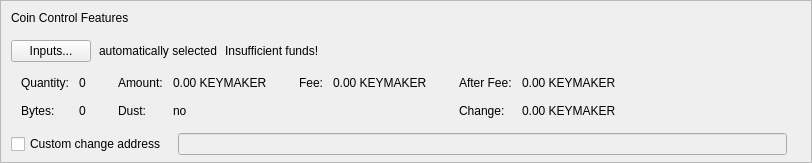
    <widget class="QFrame" name="frameCoinControl">
     <property name="sizePolicy">
      <sizepolicy hsizetype="Expanding" vsizetype="Expanding">
       <horstretch>0</horstretch>
       <verstretch>0</verstretch>
      </sizepolicy>
     </property>
     <property name="maximumSize">
      <size>
       <width>16777215</width>
       <height>16777215</height>
      </size>
     </property>
     <property name="frameShape">
      <enum>QFrame::StyledPanel</enum>
     </property>
     <property name="frameShadow">
      <enum>QFrame::Sunken</enum>
     </property>
     <layout class="QVBoxLayout" name="verticalLayoutCoinControl2">
      <property name="spacing">
       <number>0</number>
      </property>
      <property name="leftMargin">
       <number>0</number>
      </property>
      <property name="topMargin">
       <number>0</number>
      </property>
      <property name="rightMargin">
       <number>0</number>
      </property>
      <property name="bottomMargin">
       <number>6</number>
      </property>
      <item>
       <layout class="QVBoxLayout" name="verticalLayoutCoinControl" stretch="0,0,0,0,0">
        <property name="spacing">
         <number>0</number>
        </property>
        <property name="leftMargin">
         <number>10</number>
        </property>
        <property name="topMargin">
         <number>10</number>
        </property>
        <item>
         <layout class="QHBoxLayout" name="horizontalLayoutCoinControl1">
          <property name="bottomMargin">
           <number>15</number>
          </property>
          <item>
           <widget class="QLabel" name="labelCoinControlFeatures">
            <property name="sizePolicy">
             <sizepolicy hsizetype="Preferred" vsizetype="Maximum">
              <horstretch>0</horstretch>
              <verstretch>0</verstretch>
             </sizepolicy>
            </property>
            <property name="text">
             <string>Coin Control Features</string>
            </property>
           </widget>
          </item>
         </layout>
        </item>
        <item>
         <layout class="QHBoxLayout" name="horizontalLayoutCoinControl2" stretch="0,0,0,0">
          <property name="spacing">
           <number>8</number>
          </property>
          <property name="bottomMargin">
           <number>10</number>
          </property>
          <item>
           <widget class="QPushButton" name="pushButtonCoinControl">
            <property name="styleSheet">
             <string notr="true"/>
            </property>
            <property name="text">
             <string>Inputs...</string>
            </property>
            <property name="autoDefault">
             <bool>false</bool>
            </property>
           </widget>
          </item>
          <item>
           <widget class="QLabel" name="labelCoinControlAutomaticallySelected">
            <property name="text">
             <string>automatically selected</string>
            </property>
            <property name="margin">
             <number>5</number>
            </property>
           </widget>
          </item>
          <item>
           <widget class="QLabel" name="labelCoinControlInsuffFunds">
            <property name="text">
             <string>Insufficient funds!</string>
            </property>
            <property name="margin">
             <number>5</number>
            </property>
           </widget>
          </item>
          <item>
           <spacer name="horizontalSpacerCoinControl">
            <property name="orientation">
             <enum>Qt::Horizontal</enum>
            </property>
            <property name="sizeHint" stdset="0">
             <size>
              <width>40</width>
              <height>1</height>
             </size>
            </property>
           </spacer>
          </item>
         </layout>
        </item>
        <item>
         <widget class="QWidget" name="widgetCoinControl" native="true">
          <property name="sizePolicy">
           <sizepolicy hsizetype="Preferred" vsizetype="Preferred">
            <horstretch>0</horstretch>
            <verstretch>0</verstretch>
           </sizepolicy>
          </property>
          <property name="minimumSize">
           <size>
            <width>0</width>
            <height>0</height>
           </size>
          </property>
          <property name="styleSheet">
           <string notr="true"/>
          </property>
          <layout class="QHBoxLayout" name="horizontalLayoutCoinControl5">
           <property name="leftMargin">
            <number>0</number>
           </property>
           <property name="topMargin">
            <number>0</number>
           </property>
           <property name="rightMargin">
            <number>0</number>
           </property>
           <property name="bottomMargin">
            <number>0</number>
           </property>
           <item>
            <layout class="QHBoxLayout" name="horizontalLayoutCoinControl3" stretch="0,0,0,1">
             <property name="spacing">
              <number>20</number>
             </property>
             <property name="topMargin">
              <number>0</number>
             </property>
             <property name="bottomMargin">
              <number>10</number>
             </property>
             <item>
              <layout class="QFormLayout" name="formLayoutCoinControl1">
               <property name="horizontalSpacing">
                <number>10</number>
               </property>
               <property name="verticalSpacing">
                <number>14</number>
               </property>
               <property name="leftMargin">
                <number>10</number>
               </property>
               <property name="topMargin">
                <number>4</number>
               </property>
               <property name="rightMargin">
                <number>6</number>
               </property>
               <item row="0" column="0">
                <widget class="QLabel" name="labelCoinControlQuantityText">
                 <property name="text">
                  <string>Quantity:</string>
                 </property>
                 <property name="margin">
                  <number>0</number>
                 </property>
                </widget>
               </item>
               <item row="0" column="1">
                <widget class="QLabel" name="labelCoinControlQuantity">
                 <property name="cursor">
                  <cursorShape>IBeamCursor</cursorShape>
                 </property>
                 <property name="contextMenuPolicy">
                  <enum>Qt::ActionsContextMenu</enum>
                 </property>
                 <property name="text">
                  <string notr="true">0</string>
                 </property>
                 <property name="margin">
                  <number>0</number>
                 </property>
                 <property name="textInteractionFlags">
                  <set>Qt::LinksAccessibleByMouse|Qt::TextSelectableByKeyboard|Qt::TextSelectableByMouse</set>
                 </property>
                </widget>
               </item>
               <item row="1" column="0">
                <widget class="QLabel" name="labelCoinControlBytesText">
                 <property name="text">
                  <string>Bytes:</string>
                 </property>
                </widget>
               </item>
               <item row="1" column="1">
                <widget class="QLabel" name="labelCoinControlBytes">
                 <property name="cursor">
                  <cursorShape>IBeamCursor</cursorShape>
                 </property>
                 <property name="contextMenuPolicy">
                  <enum>Qt::ActionsContextMenu</enum>
                 </property>
                 <property name="text">
                  <string notr="true">0</string>
                 </property>
                 <property name="textInteractionFlags">
                  <set>Qt::LinksAccessibleByMouse|Qt::TextSelectableByKeyboard|Qt::TextSelectableByMouse</set>
                 </property>
                </widget>
               </item>
              </layout>
             </item>
             <item>
              <layout class="QFormLayout" name="formLayoutCoinControl2">
               <property name="horizontalSpacing">
                <number>10</number>
               </property>
               <property name="verticalSpacing">
                <number>14</number>
               </property>
               <property name="leftMargin">
                <number>6</number>
               </property>
               <property name="topMargin">
                <number>4</number>
               </property>
               <property name="rightMargin">
                <number>6</number>
               </property>
               <item row="0" column="0">
                <widget class="QLabel" name="labelCoinControlAmountText">
                 <property name="text">
                  <string>Amount:</string>
                 </property>
                 <property name="margin">
                  <number>0</number>
                 </property>
                </widget>
               </item>
               <item row="0" column="1">
                <widget class="QLabel" name="labelCoinControlAmount">
                 <property name="cursor">
                  <cursorShape>IBeamCursor</cursorShape>
                 </property>
                 <property name="contextMenuPolicy">
                  <enum>Qt::ActionsContextMenu</enum>
                 </property>
                 <property name="text">
                  <string notr="true">0.00 KEYMAKER</string>
                 </property>
                 <property name="textInteractionFlags">
                  <set>Qt::LinksAccessibleByMouse|Qt::TextSelectableByKeyboard|Qt::TextSelectableByMouse</set>
                 </property>
                </widget>
               </item>
               <item row="1" column="0">
                <widget class="QLabel" name="labelCoinControlLowOutputText">
                 <property name="text">
                  <string>Dust:</string>
                 </property>
                </widget>
               </item>
               <item row="1" column="1">
                <widget class="QLabel" name="labelCoinControlLowOutput">
                 <property name="cursor">
                  <cursorShape>IBeamCursor</cursorShape>
                 </property>
                 <property name="contextMenuPolicy">
                  <enum>Qt::ActionsContextMenu</enum>
                 </property>
                 <property name="text">
                  <string notr="true">no</string>
                 </property>
                 <property name="textInteractionFlags">
                  <set>Qt::LinksAccessibleByMouse|Qt::TextSelectableByKeyboard|Qt::TextSelectableByMouse</set>
                 </property>
                </widget>
               </item>
              </layout>
             </item>
             <item>
              <layout class="QFormLayout" name="formLayoutCoinControl3">
               <property name="horizontalSpacing">
                <number>10</number>
               </property>
               <property name="verticalSpacing">
                <number>14</number>
               </property>
               <property name="leftMargin">
                <number>6</number>
               </property>
               <property name="topMargin">
                <number>4</number>
               </property>
               <property name="rightMargin">
                <number>6</number>
               </property>
               <item row="0" column="0">
                <widget class="QLabel" name="labelCoinControlFeeText">
                 <property name="text">
                  <string>Fee:</string>
                 </property>
                 <property name="margin">
                  <number>0</number>
                 </property>
                </widget>
               </item>
               <item row="0" column="1">
                <widget class="QLabel" name="labelCoinControlFee">
                 <property name="cursor">
                  <cursorShape>IBeamCursor</cursorShape>
                 </property>
                 <property name="contextMenuPolicy">
                  <enum>Qt::ActionsContextMenu</enum>
                 </property>
                 <property name="text">
                  <string notr="true">0.00 KEYMAKER</string>
                 </property>
                 <property name="textInteractionFlags">
                  <set>Qt::LinksAccessibleByMouse|Qt::TextSelectableByKeyboard|Qt::TextSelectableByMouse</set>
                 </property>
                </widget>
               </item>
              </layout>
             </item>
             <item>
              <layout class="QFormLayout" name="formLayoutCoinControl4">
               <property name="horizontalSpacing">
                <number>10</number>
               </property>
               <property name="verticalSpacing">
                <number>14</number>
               </property>
               <property name="leftMargin">
                <number>6</number>
               </property>
               <property name="topMargin">
                <number>4</number>
               </property>
               <property name="rightMargin">
                <number>6</number>
               </property>
               <item row="0" column="0">
                <widget class="QLabel" name="labelCoinControlAfterFeeText">
                 <property name="text">
                  <string>After Fee:</string>
                 </property>
                 <property name="margin">
                  <number>0</number>
                 </property>
                </widget>
               </item>
               <item row="0" column="1">
                <widget class="QLabel" name="labelCoinControlAfterFee">
                 <property name="cursor">
                  <cursorShape>IBeamCursor</cursorShape>
                 </property>
                 <property name="contextMenuPolicy">
                  <enum>Qt::ActionsContextMenu</enum>
                 </property>
                 <property name="text">
                  <string notr="true">0.00 KEYMAKER</string>
                 </property>
                 <property name="textInteractionFlags">
                  <set>Qt::LinksAccessibleByMouse|Qt::TextSelectableByKeyboard|Qt::TextSelectableByMouse</set>
                 </property>
                </widget>
               </item>
               <item row="1" column="0">
                <widget class="QLabel" name="labelCoinControlChangeText">
                 <property name="text">
                  <string>Change:</string>
                 </property>
                </widget>
               </item>
               <item row="1" column="1">
                <widget class="QLabel" name="labelCoinControlChange">
                 <property name="cursor">
                  <cursorShape>IBeamCursor</cursorShape>
                 </property>
                 <property name="contextMenuPolicy">
                  <enum>Qt::ActionsContextMenu</enum>
                 </property>
                 <property name="text">
                  <string notr="true">0.00 KEYMAKER</string>
                 </property>
                 <property name="textInteractionFlags">
                  <set>Qt::LinksAccessibleByMouse|Qt::TextSelectableByKeyboard|Qt::TextSelectableByMouse</set>
                 </property>
                </widget>
               </item>
              </layout>
             </item>
            </layout>
           </item>
          </layout>
         </widget>
        </item>
        <item>
         <layout class="QHBoxLayout" name="horizontalLayoutCoinControl4" stretch="0,0,0">
          <property name="spacing">
           <number>12</number>
          </property>
          <property name="sizeConstraint">
           <enum>QLayout::SetDefaultConstraint</enum>
          </property>
          <property name="topMargin">
           <number>5</number>
          </property>
          <property name="rightMargin">
           <number>5</number>
          </property>
          <item>
           <widget class="QCheckBox" name="checkBoxCoinControlChange">
            <property name="toolTip">
             <string>If this is activated, but the change address is empty or invalid, change will be sent to a newly generated address.</string>
            </property>
            <property name="text">
             <string>Custom change address</string>
            </property>
           </widget>
          </item>
          <item>
           <widget class="QValidatedLineEdit" name="lineEditCoinControlChange">
            <property name="enabled">
             <bool>false</bool>
            </property>
            <property name="sizePolicy">
             <sizepolicy hsizetype="Expanding" vsizetype="Fixed">
              <horstretch>0</horstretch>
              <verstretch>0</verstretch>
             </sizepolicy>
            </property>
           </widget>
          </item>
          <item>
           <widget class="QLabel" name="labelCoinControlChangeLabel">
            <property name="sizePolicy">
             <sizepolicy hsizetype="Preferred" vsizetype="Expanding">
              <horstretch>0</horstretch>
              <verstretch>0</verstretch>
             </sizepolicy>
            </property>
            <property name="minimumSize">
             <size>
              <width>0</width>
              <height>0</height>
             </size>
            </property>
            <property name="text">
             <string/>
            </property>
            <property name="margin">
             <number>3</number>
            </property>
           </widget>
          </item>
         </layout>
        </item>
        <item>
         <spacer name="verticalSpacerCoinControl">
          <property name="orientation">
           <enum>Qt::Vertical</enum>
          </property>
          <property name="sizeHint" stdset="0">
           <size>
            <width>800</width>
            <height>1</height>
           </size>
          </property>
         </spacer>
        </item>
       </layout>
      </item>
     </layout>
    </widget>
